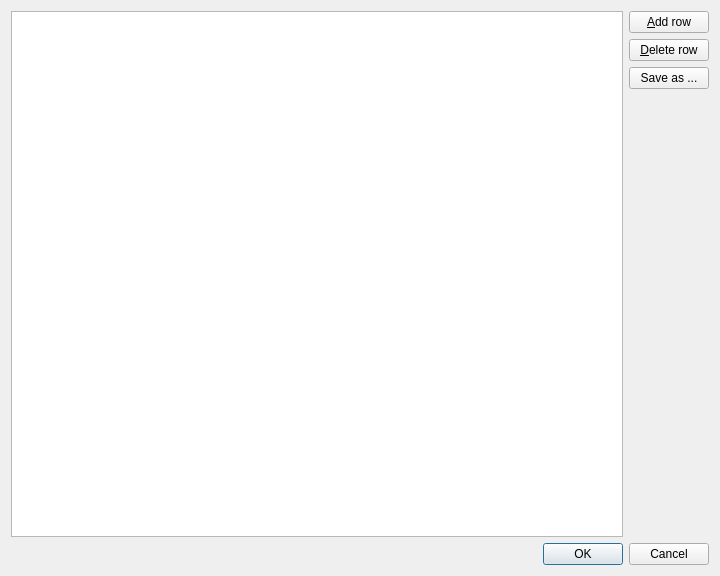
<?xml version="1.0" encoding="UTF-8"?>
<ui version="4.0">
 <class>VariablesDialog</class>
 <widget class="QDialog" name="VariablesDialog">
  <property name="geometry">
   <rect>
    <x>0</x>
    <y>0</y>
    <width>720</width>
    <height>576</height>
   </rect>
  </property>
  <property name="windowTitle">
   <string>Dialog</string>
  </property>
  <layout class="QVBoxLayout" name="verticalLayout_2">
   <item>
    <layout class="QHBoxLayout" name="horizontalLayout">
     <item>
      <widget class="QTableView" name="tableView">
       <attribute name="verticalHeaderVisible">
        <bool>false</bool>
       </attribute>
      </widget>
     </item>
     <item>
      <layout class="QVBoxLayout" name="verticalLayout">
       <item>
        <widget class="QPushButton" name="addRowButton">
         <property name="text">
          <string>&amp;Add row</string>
         </property>
        </widget>
       </item>
       <item>
        <widget class="QPushButton" name="deleteRowButton">
         <property name="text">
          <string>&amp;Delete row</string>
         </property>
        </widget>
       </item>
       <item>
        <widget class="QPushButton" name="saveFileButton">
         <property name="text">
          <string>Save as ...</string>
         </property>
        </widget>
       </item>
       <item>
        <spacer name="verticalSpacer">
         <property name="orientation">
          <enum>Qt::Vertical</enum>
         </property>
         <property name="sizeHint" stdset="0">
          <size>
           <width>20</width>
           <height>40</height>
          </size>
         </property>
        </spacer>
       </item>
      </layout>
     </item>
    </layout>
   </item>
   <item>
    <widget class="QDialogButtonBox" name="buttonBox">
     <property name="orientation">
      <enum>Qt::Horizontal</enum>
     </property>
     <property name="standardButtons">
      <set>QDialogButtonBox::Cancel|QDialogButtonBox::Ok</set>
     </property>
    </widget>
   </item>
  </layout>
 </widget>
 <resources/>
 <connections>
  <connection>
   <sender>buttonBox</sender>
   <signal>accepted()</signal>
   <receiver>VariablesDialog</receiver>
   <slot>accept()</slot>
   <hints>
    <hint type="sourcelabel">
     <x>248</x>
     <y>254</y>
    </hint>
    <hint type="destinationlabel">
     <x>157</x>
     <y>274</y>
    </hint>
   </hints>
  </connection>
  <connection>
   <sender>buttonBox</sender>
   <signal>rejected()</signal>
   <receiver>VariablesDialog</receiver>
   <slot>reject()</slot>
   <hints>
    <hint type="sourcelabel">
     <x>316</x>
     <y>260</y>
    </hint>
    <hint type="destinationlabel">
     <x>286</x>
     <y>274</y>
    </hint>
   </hints>
  </connection>
 </connections>
</ui>
